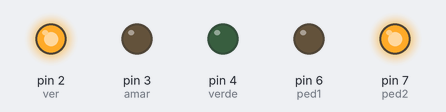
Simulated run of this sketch. Board: Arduino Uno, built with avr-gcc and run on an emulated ATmega328P. On the bench: output pins drawn as LEDs (lit = HIGH).

Above: at 2.5 s.
At 5.02 s:
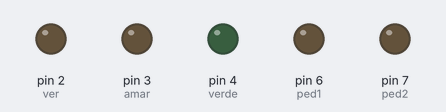
At 7.5 s:
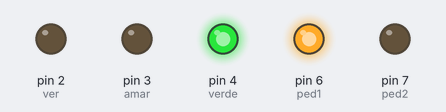
At 11.1 s:
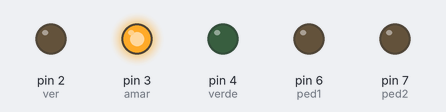
Timing chart, 0 to 15.8 s (numbered marks = the images above):
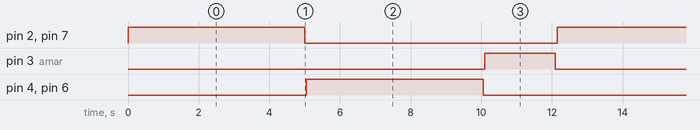

Measured:
- by itself, pin 2 (ver), pin 4 (verde), pin 6 (ped1), pin 7 (ped2): alternates HIGH for 5.0 s and LOW for 7.2 s
- by itself, pin 3 (amar): alternates HIGH for 2.0 s and LOW for 10.2 s
- by itself, everything shown: repeats every 12.2 s, in 6 steps

The sketch:

samaforos.ino
```cpp
int ver = 2;
int amar = 3;
int verde = 4;
int ped1 = 6;
int ped2 = 7;
void setup() {
pinMode(ver,OUTPUT);
pinMode(amar,OUTPUT);
pinMode(verde,OUTPUT);
pinMode(ped1,OUTPUT);
pinMode(ped2,OUTPUT);
}
void loop() {
digitalWrite(ver, HIGH);
digitalWrite(ped2, HIGH);
delay(5000);
digitalWrite(ped2, LOW);
digitalWrite(ver, LOW);
delay(50);
digitalWrite(verde, HIGH);
digitalWrite(ped1, HIGH);
delay(5000);
digitalWrite(ped1, LOW);
digitalWrite(verde, LOW);
delay(50);
digitalWrite(amar, HIGH);
delay(2000);
digitalWrite(amar, LOW);
delay(50);
}
```
